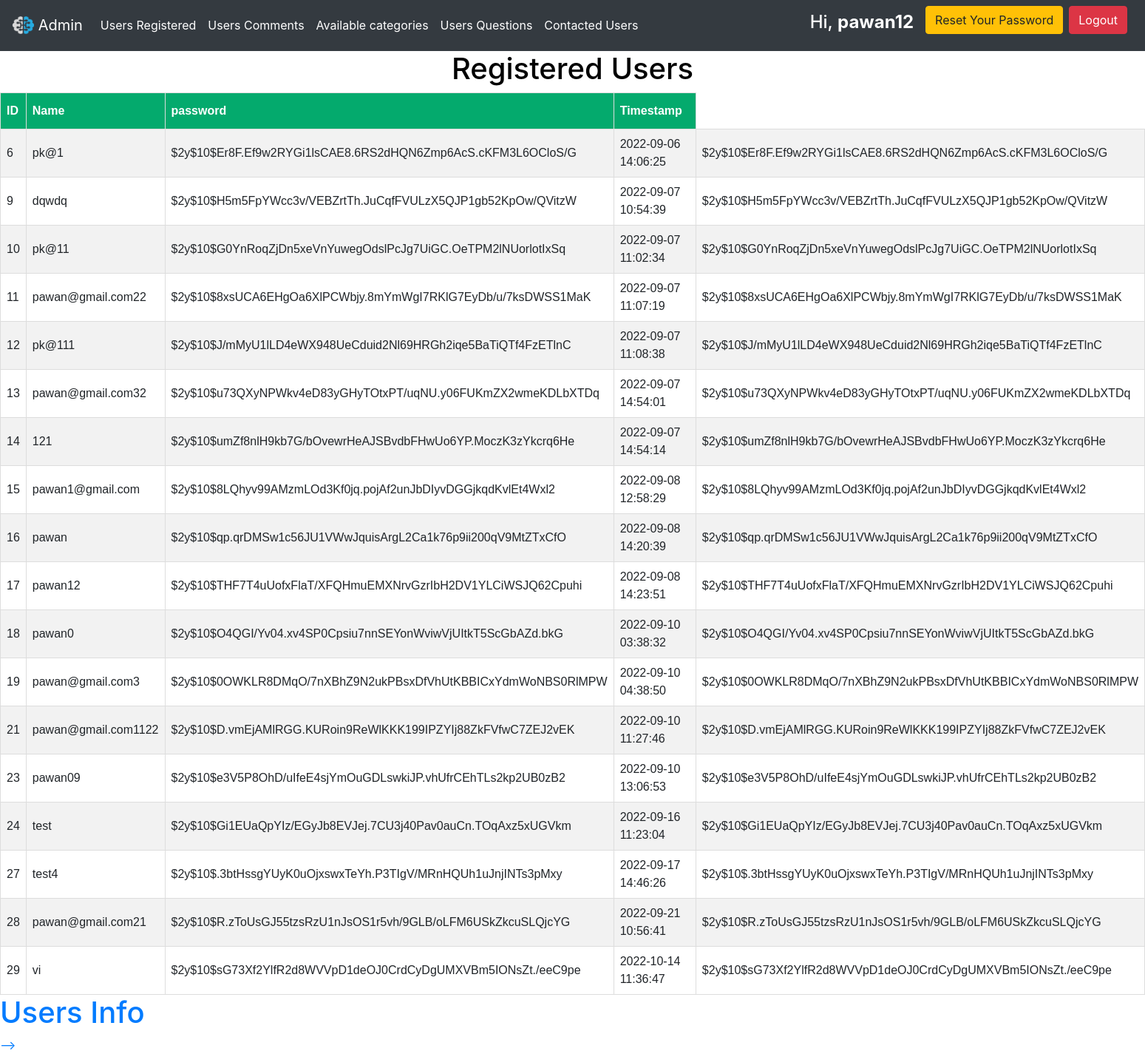
/admin2/admin.php (signed in), run on the app's committed database.
### tables this page shows
CREATE TABLE `users` (
  `user_id` int(8) NOT NULL,
  `username` varchar(50) NOT NULL,
  `userpass` varchar(255) NOT NULL,
  `timestamp` datetime NOT NULL DEFAULT current_timestamp()
);

### admin2/admin.php (the view, shortened to what this page needs)
<!DOCTYPE html>
<html>
<head>
</head>
<body>
  <?php include('header_admin.php') ?>
  <h1 style="color:black; text-align:center;">Registered Users</h1>
  <?php
  $servername = "localhost";
  $username = "root";
  $password = "";
  $dbname = "discuss_tech";
  $conn = new mysqli($servername, $username, $password, $dbname);
  $sql = "SELECT user_id, username, userpass, timestamp FROM users";
  $result = $conn->query($sql);
  if ($result->num_rows > 0) {
    echo "<table ><tr><th>ID</th><th>Name</th><th>password</th><th>Timestamp</th></tr>";
    while ($row = $result->fetch_assoc()) {
      echo "<tr><td>" . $row["user_id"] . "</td><td>" . $row["username"] . "</td><td> " . $row["userpass"] . "</td><td>" . $row["timestamp"] . "</td><td> " . $row["userpass"] . "</td></tr> ";
    }
    echo "</table>";
  } else {
    echo "0 results";
  }
  ?>
</body>
</html>
<h1> <a href='user.php'>Users Info</h1> -->

### admin2/header_admin.php (shortened to what this page needs)
<link rel="stylesheet" href="https://maxcdn.bootstrapcdn.com/bootstrap/4.0.0/css/bootstrap.min.css">
<nav class="navbar navbar-expand-lg navbar-dark bg-dark">
  <a class="navbar-brand" href="Dashboard.php">
    <img src="logo.png" alt="" width="30" height="24" class="d-inline-block align-text-top">
    Admin
  </a>
  <div class="collapse navbar-collapse" id="navbarSupportedContent">
    <ul class="navbar-nav mr-auto">
      <li class="nav-item active">
        <a class="nav-link active" href="user.php">Users Registered </a>
      </li>
      <li class="nav-brand">
        <a class="nav-link active " href="comments.php">Users Comments</a>
      </li>
      <li class="nav-item">
        <a class="nav-link active " href="categories.php">Available categories</a>
      </li>
      <li class="nav-item">
        <a class="nav-link active " href="question_lista.php">Users Questions </a>
      </li>
      <li class="nav-item">
        <a class="nav-link active " href="contact.php">Contacted Users </a>
      </li>
    </ul>
  </div>
  <div>
    <ul class="navbar-nav ">
      <li class="nav-item mx-2">
        <h4 class="nav-link active ">Hi, <b><?php echo htmlspecialchars($_SESSION["username"]); ?></b></h4>
      </li>
      <li class="nav-item ">
        <a href="reset-password.php" class="btn btn-warning">Reset Your Password</a>
      </li>
      <li class="nav-item mx-2">
        <a href="logout.php" class="btn btn-danger">Logout</a>
      </li>
    </ul>
  </div>
</nav>

### admin2/admin.php (style rules this page uses)
table { font-family: Arial, Helvetica, sans-serif; border-collapse: collapse; width: 100%; }
td, th { border: 1px solid #ddd; padding: 8px; }
tr:nth-child(even) { background-color: #f2f2f2; }
th { padding-top: 12px; padding-bottom: 12px; text-align: left; background-color: #04AA6D; color: white; }

### data on the page
users: user_id "6", username "pk@1", userpass "$2y$10$Er8F.Ef9w2RYGi1lsCAE8.6RS2dHQN6Zmp6AcS.cKFM3L6OCloS/G", timestamp "2022-09-06 14:06:25"
users: user_id "9", username "dqwdq", userpass "$2y$10$H5m5FpYWcc3v/VEBZrtTh.JuCqfFVULzX5QJP1gb52KpOw/QVitzW", timestamp "2022-09-07 10:54:39"
users: user_id "10", username "pk@11", userpass "$2y$10$G0YnRoqZjDn5xeVnYuwegOdslPcJg7UiGC.OeTPM2lNUorlotIxSq", timestamp "2022-09-07 11:02:34"
users: user_id "11", username "pawan@gmail.com22", userpass "$2y$10$8xsUCA6EHgOa6XlPCWbjy.8mYmWgI7RKlG7EyDb/u/7ksDWSS1MaK", timestamp "2022-09-07 11:07:19"
users: user_id "12", username "pk@111", userpass "$2y$10$J/mMyU1lLD4eWX948UeCduid2Nl69HRGh2iqe5BaTiQTf4FzETlnC", timestamp "2022-09-07 11:08:38"
users: user_id "13", username "pawan@gmail.com32", userpass "$2y$10$u73QXyNPWkv4eD83yGHyTOtxPT/uqNU.y06FUKmZX2wmeKDLbXTDq", timestamp "2022-09-07 14:54:01"
users: user_id "14", username "121", userpass "$2y$10$umZf8nlH9kb7G/bOvewrHeAJSBvdbFHwUo6YP.MoczK3zYkcrq6He", timestamp "2022-09-07 14:54:14"
users: user_id "15", username "pawan1@gmail.com", userpass "$2y$10$8LQhyv99AMzmLOd3Kf0jq.pojAf2unJbDIyvDGGjkqdKvlEt4Wxl2", timestamp "2022-09-08 12:58:29"
users: user_id "16", username "pawan", userpass "$2y$10$qp.qrDMSw1c56JU1VWwJquisArgL2Ca1k76p9ii200qV9MtZTxCfO", timestamp "2022-09-08 14:20:39"
users: user_id "17", username "pawan12", userpass "$2y$10$THF7T4uUofxFlaT/XFQHmuEMXNrvGzrIbH2DV1YLCiWSJQ62Cpuhi", timestamp "2022-09-08 14:23:51"
users: user_id "18", username "pawan0", userpass "$2y$10$O4QGI/Yv04.xv4SP0Cpsiu7nnSEYonWviwVjUItkT5ScGbAZd.bkG", timestamp "2022-09-10 03:38:32"
users: user_id "19", username "pawan@gmail.com3", userpass "$2y$10$0OWKLR8DMqO/7nXBhZ9N2ukPBsxDfVhUtKBBICxYdmWoNBS0RlMPW", timestamp "2022-09-10 04:38:50"
users: user_id "21", username "pawan@gmail.com1122", userpass "$2y$10$D.vmEjAMlRGG.KURoin9ReWlKKK199IPZYIj88ZkFVfwC7ZEJ2vEK", timestamp "2022-09-10 11:27:46"
users: user_id "23", username "pawan09", userpass "$2y$10$e3V5P8OhD/uIfeE4sjYmOuGDLswkiJP.vhUfrCEhTLs2kp2UB0zB2", timestamp "2022-09-10 13:06:53"
users: user_id "24", username "test", userpass "$2y$10$Gi1EUaQpYIz/EGyJb8EVJej.7CU3j40Pav0auCn.TOqAxz5xUGVkm", timestamp "2022-09-16 11:23:04"
users: user_id "27", username "test4", userpass "$2y$10$.3btHssgYUyK0uOjxswxTeYh.P3TIgV/MRnHQUh1uJnjINTs3pMxy", timestamp "2022-09-17 14:46:26"
users: user_id "28", username "pawan@gmail.com21", userpass "$2y$10$R.zToUsGJ55tzsRzU1nJsOS1r5vh/9GLB/oLFM6USkZkcuSLQjcYG", timestamp "2022-09-21 10:56:41"
users: user_id "29", username "vi", userpass "$2y$10$sG73Xf2YlfR2d8WVVpD1deOJ0CrdCyDgUMXVBm5IONsZt./eeC9pe", timestamp "2022-10-14 11:36:47"

### other printed values
$_SESSION["username"] "pawan12"
